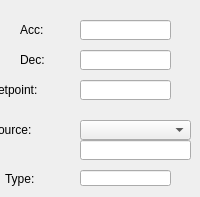
   <widget class="QWidget" name="tab_3">
    <attribute name="title">
     <string>Trajectory</string>
    </attribute>
    <widget class="caLabel" name="calabel_61">
     <property name="geometry">
      <rect>
       <x>20</x>
       <y>20</y>
       <width>51</width>
       <height>20</height>
      </rect>
     </property>
     <property name="minimumSize">
      <size>
       <width>0</width>
       <height>20</height>
      </size>
     </property>
     <property name="maximumSize">
      <size>
       <width>16777215</width>
       <height>20</height>
      </size>
     </property>
     <property name="text">
      <string>Acc:</string>
     </property>
    </widget>
    <widget class="caTextEntry" name="catextentry_18">
     <property name="geometry">
      <rect>
       <x>80</x>
       <y>20</y>
       <width>91</width>
       <height>20</height>
      </rect>
     </property>
     <property name="minimumSize">
      <size>
       <width>0</width>
       <height>20</height>
      </size>
     </property>
     <property name="maximumSize">
      <size>
       <width>16777215</width>
       <height>20</height>
      </size>
     </property>
     <property name="readOnly">
      <bool>false</bool>
     </property>
     <property name="channel" stdset="0">
      <string notr="true">$(SYS):$(Axis)-AccCmd</string>
     </property>
     <property name="keepFocus">
      <bool>true</bool>
     </property>
    </widget>
    <widget class="caTextEntry" name="catextentry_19">
     <property name="geometry">
      <rect>
       <x>80</x>
       <y>50</y>
       <width>91</width>
       <height>20</height>
      </rect>
     </property>
     <property name="minimumSize">
      <size>
       <width>0</width>
       <height>20</height>
      </size>
     </property>
     <property name="maximumSize">
      <size>
       <width>16777215</width>
       <height>20</height>
      </size>
     </property>
     <property name="readOnly">
      <bool>false</bool>
     </property>
     <property name="channel" stdset="0">
      <string notr="true">$(SYS):$(Axis)-DecCmd</string>
     </property>
     <property name="keepFocus">
      <bool>true</bool>
     </property>
    </widget>
    <widget class="caLabel" name="calabel_66">
     <property name="geometry">
      <rect>
       <x>20</x>
       <y>50</y>
       <width>51</width>
       <height>20</height>
      </rect>
     </property>
     <property name="minimumSize">
      <size>
       <width>0</width>
       <height>20</height>
      </size>
     </property>
     <property name="maximumSize">
      <size>
       <width>16777215</width>
       <height>20</height>
      </size>
     </property>
     <property name="text">
      <string>Dec:</string>
     </property>
    </widget>
    <widget class="caLineEdit" name="calineedit_36">
     <property name="geometry">
      <rect>
       <x>80</x>
       <y>80</y>
       <width>91</width>
       <height>20</height>
      </rect>
     </property>
     <property name="minimumSize">
      <size>
       <width>0</width>
       <height>20</height>
      </size>
     </property>
     <property name="maximumSize">
      <size>
       <width>16777215</width>
       <height>20</height>
      </size>
     </property>
     <property name="channel" stdset="0">
      <string notr="true">$(SYS):$(Axis)-PosSet</string>
     </property>
     <property name="background">
      <color alpha="222">
       <red>192</red>
       <green>192</green>
       <blue>192</blue>
      </color>
     </property>
     <property name="colorMode">
      <enum>caLineEdit::Static</enum>
     </property>
     <property name="precisionMode">
      <enum>caLineEdit::Channel</enum>
     </property>
     <property name="limitsMode">
      <enum>caLineEdit::User</enum>
     </property>
     <property name="unitsEnabled">
      <bool>false</bool>
     </property>
    </widget>
    <widget class="caLabel" name="calabel_71">
     <property name="geometry">
      <rect>
       <x>-10</x>
       <y>80</y>
       <width>81</width>
       <height>20</height>
      </rect>
     </property>
     <property name="minimumSize">
      <size>
       <width>0</width>
       <height>20</height>
      </size>
     </property>
     <property name="maximumSize">
      <size>
       <width>16777215</width>
       <height>20</height>
      </size>
     </property>
     <property name="text">
      <string>Setpoint:</string>
     </property>
    </widget>
    <widget class="caMenu" name="camenu_3">
     <property name="geometry">
      <rect>
       <x>80</x>
       <y>120</y>
       <width>111</width>
       <height>20</height>
      </rect>
     </property>
     <property name="minimumSize">
      <size>
       <width>0</width>
       <height>18</height>
      </size>
     </property>
     <property name="layoutDirection">
      <enum>Qt::LeftToRight</enum>
     </property>
     <property name="channel" stdset="0">
      <string notr="true">$(SYS):$(Axis)-TrjSrcTyp-Cmd</string>
     </property>
    </widget>
    <widget class="caLineEdit" name="calineedit_14">
     <property name="geometry">
      <rect>
       <x>80</x>
       <y>140</y>
       <width>111</width>
       <height>20</height>
      </rect>
     </property>
     <property name="minimumSize">
      <size>
       <width>0</width>
       <height>18</height>
      </size>
     </property>
     <property name="channel" stdset="0">
      <string notr="true">$(SYS):$(Axis)-TrjSrcTyp-RB</string>
     </property>
     <property name="precisionMode">
      <enum>caLineEdit::Channel</enum>
     </property>
     <property name="limitsMode">
      <enum>caLineEdit::User</enum>
     </property>
     <property name="unitsEnabled">
      <bool>true</bool>
     </property>
    </widget>
    <widget class="caLabel" name="calabel_72">
     <property name="geometry">
      <rect>
       <x>-10</x>
       <y>120</y>
       <width>81</width>
       <height>20</height>
      </rect>
     </property>
     <property name="minimumSize">
      <size>
       <width>0</width>
       <height>20</height>
      </size>
     </property>
     <property name="maximumSize">
      <size>
       <width>16777215</width>
       <height>20</height>
      </size>
     </property>
     <property name="text">
      <string>Source:</string>
     </property>
    </widget>
    <widget class="caLabel" name="calabel_74">
     <property name="geometry">
      <rect>
       <x>5</x>
       <y>170</y>
       <width>69</width>
       <height>18</height>
      </rect>
     </property>
     <property name="minimumSize">
      <size>
       <width>69</width>
       <height>18</height>
      </size>
     </property>
     <property name="text">
      <string>Type:</string>
     </property>
    </widget>
    <widget class="caLineEdit" name="calineedit_17">
     <property name="geometry">
      <rect>
       <x>80</x>
       <y>170</y>
       <width>91</width>
       <height>16</height>
      </rect>
     </property>
     <property name="channel" stdset="0">
      <string notr="true">$(SYS):$(Axis)-TrajType</string>
     </property>
     <property name="colorMode">
      <enum>caLineEdit::Default</enum>
     </property>
     <property name="alarmHandling">
      <enum>caLineEdit::onBackground</enum>
     </property>
     <property name="precisionMode">
      <enum>caLineEdit::User</enum>
     </property>
    </widget>
   </widget>
